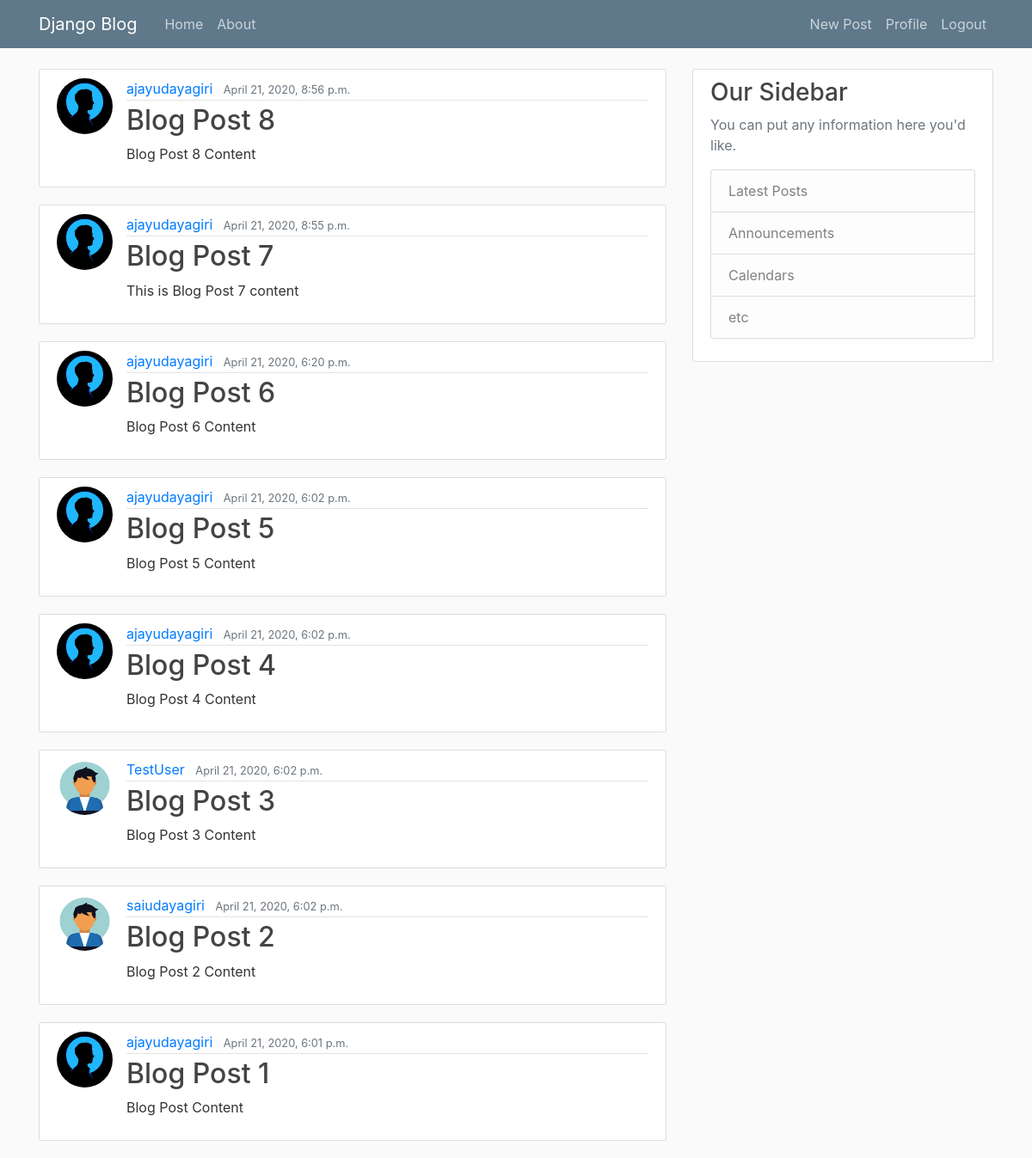
The app's page / (signed in) with its own data.
### blog/models.py (models this page shows, shortened)
class Post(models.Model):
    title = models.CharField(max_length=100)
    content = models.TextField()
    date_posted = models.DateTimeField(default=timezone.now)
    author = models.ForeignKey(User, on_delete=models.CASCADE)

### users/models.py (models this page shows, shortened)
class Profile(models.Model):
    user = models.OneToOneField(User, on_delete = models.CASCADE)
    image = models.ImageField(default='default.jpg', upload_to='profile_pics')

### blog/views.py (the view)
# urls.py: path('', PostListView.as_view() , name='blog-home'),
class PostListView(LoginRequiredMixin, ListView):
    model = Post
    template_name = 'blog/home.html'
    context_object_name = 'posts'
    ordering = ['-date_posted']

### blog/templates/blog/home.html
{% extends 'blog/base.html' %}
{% load static %}
{% block content %}
    {% for post in posts %}
        <article class="media content-section">
          <img class="rounded-circle article-img" src="{{ post.author.profile.image.url }}">
          <div class="media-body">
            <div class="article-metadata">
              <a class="mr-2" href="#">{{ post.author }}</a>
              <small class="text-muted">{{ post.date_posted }}</small>
            </div>
            <h2><a class="article-title" href="{% url 'post-detail' post.pk %}">{{ post.title }}</a></h2>
            <p class="article-content">{{ post.content }}</p>
          </div>
        </article>
    {% endfor %}
{% endblock content %}

### blog/templates/blog/base.html (shortened to what this page needs)
{% load static %}
<html>
<head>
    <link rel="stylesheet" href="https://maxcdn.bootstrapcdn.com/bootstrap/4.0.0/css/bootstrap.min.css">
    <link rel="stylesheet" type="text/css" href="{% static 'blog/main.css' %}">
</head>
<body>
    <header class="site-header">
      <nav class="navbar navbar-expand-md navbar-dark bg-steel fixed-top">
        <div class="container">
          <a class="navbar-brand mr-4" href="{% url 'blog-home' %}">Django Blog</a>
          <div class="collapse navbar-collapse" id="navbarToggle">
            <div class="navbar-nav mr-auto">
              <a class="nav-item nav-link" href="{% url 'blog-home' %}">Home</a>
              <a class="nav-item nav-link" href="{% url 'blog-about' %}">About</a>
            </div>
            <div class="navbar-nav">
            {% if user.is_authenticated %}
                <a class="nav-item nav-link" href="{% url 'post-create' %}">New Post</a>
                <a class="nav-item nav-link" href="{% url 'profile' %}">Profile</a>
                <a class="nav-item nav-link" href="{% url 'logout' %}">Logout</a>
            {% else %}
              <a class="nav-item nav-link" href="{% url 'login' %}">Login</a>
              <a class="nav-item nav-link" href="{% url 'register' %}">Register</a>
            {% endif %}
            </div>
          </div>
        </div>
      </nav>
    </header>
    <main role="main" class="container">
      <div class="row">
            <div class="col-md-8">
              {% block content %}{% endblock %}
            </div>
        <div class="col-md-4">
          <div class="content-section">
            <h3>Our Sidebar</h3>
            <p class='text-muted'>You can put any information here you'd like.
              <ul class="list-group">
                <li class="list-group-item list-group-item-light">Latest Posts</li>
                <li class="list-group-item list-group-item-light">Announcements</li>
                <li class="list-group-item list-group-item-light">Calendars</li>
                <li class="list-group-item list-group-item-light">etc</li>
              </ul>
            </p>
          </div>
        </div>
      </div>
    </main>
</body>
</html>

### blog/static/blog/main.css (style rules this page uses)
body { background: #fafafa; color: #333333; margin-top: 5rem; }
h1, h2, h3, h4, h5, h6 { color: #444444; }
ul { margin: 0; }
.bg-steel { background-color: #5f788a; }
.site-header .navbar-nav .nav-link { color: #cbd5db; }
.content-section { background: #ffffff; padding: 10px 20px; border: 1px solid #dddddd; border-radius: 3px; margin-bottom: 20px; }
.article-title { color: #444444; }
.article-content { white-space: pre-line; }
.article-img { height: 65px; width: 65px; margin-right: 16px; }
.article-metadata { padding-bottom: 1px; margin-bottom: 4px; border-bottom: 1px solid #e3e3e3 }

### records on screen
Post: author.profile.image (picture), author "ajayudayagiri", date_posted "April 21, 2020, 8:56 p.m.", title "Blog Post 8", content "Blog Post 8 Content"
Post: author.profile.image (picture), author "ajayudayagiri", date_posted "April 21, 2020, 8:55 p.m.", title "Blog Post 7", content "This is Blog Post 7 content"
Post: author.profile.image (picture), author "ajayudayagiri", date_posted "April 21, 2020, 6:20 p.m.", title "Blog Post 6", content "Blog Post 6 Content"
Post: author.profile.image (picture), author "ajayudayagiri", date_posted "April 21, 2020, 6:02 p.m.", title "Blog Post 5", content "Blog Post 5 Content"
Post: author.profile.image (picture), author "ajayudayagiri", date_posted "April 21, 2020, 6:02 p.m.", title "Blog Post 4", content "Blog Post 4 Content"
Post: author.profile.image (placeholder picture), author "TestUser", date_posted "April 21, 2020, 6:02 p.m.", title "Blog Post 3", content "Blog Post 3 Content"
Post: author.profile.image (placeholder picture), author "saiudayagiri", date_posted "April 21, 2020, 6:02 p.m.", title "Blog Post 2", content "Blog Post 2 Content"
Post: author.profile.image (picture), author "ajayudayagiri", date_posted "April 21, 2020, 6:01 p.m.", title "Blog Post 1", content "Blog Post Content"
